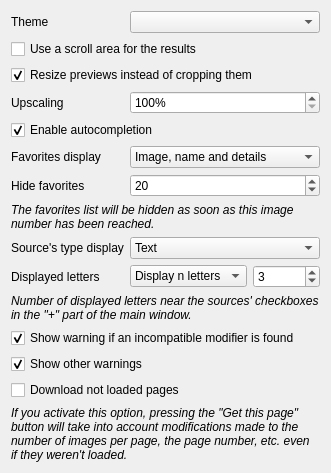
      <widget class="QWidget" name="pageInterface">
       <layout class="QFormLayout" name="formLayout_7">
        <property name="fieldGrowthPolicy">
         <enum>QFormLayout::AllNonFixedFieldsGrow</enum>
        </property>
        <item row="1" column="0" colspan="2">
         <widget class="QCheckBox" name="checkResultsScrollArea">
          <property name="text">
           <string>Use a scroll area for the results</string>
          </property>
         </widget>
        </item>
        <item row="2" column="0" colspan="2">
         <widget class="QCheckBox" name="checkResizeInsteadOfCropping">
          <property name="text">
           <string>Resize previews instead of cropping them</string>
          </property>
          <property name="checked">
           <bool>true</bool>
          </property>
         </widget>
        </item>
        <item row="3" column="0">
         <widget class="QLabel" name="labelThumbnailUpscale">
          <property name="text">
           <string>Upscaling</string>
          </property>
         </widget>
        </item>
        <item row="3" column="1">
         <widget class="QSpinBox" name="spinThumbnailUpscale">
          <property name="suffix">
           <string>%</string>
          </property>
          <property name="minimum">
           <number>100</number>
          </property>
          <property name="maximum">
           <number>1000</number>
          </property>
         </widget>
        </item>
        <item row="4" column="0" colspan="2">
         <widget class="QCheckBox" name="checkAutocompletion">
          <property name="text">
           <string>Enable autocompletion</string>
          </property>
          <property name="checked">
           <bool>true</bool>
          </property>
         </widget>
        </item>
        <item row="5" column="0">
         <widget class="QLabel" name="label_26">
          <property name="text">
           <string>Favorites display</string>
          </property>
         </widget>
        </item>
        <item row="5" column="1">
         <widget class="QComboBox" name="comboFavoritesDisplay">
          <item>
           <property name="text">
            <string>Image, name and details</string>
           </property>
          </item>
          <item>
           <property name="text">
            <string>Image and name</string>
           </property>
          </item>
          <item>
           <property name="text">
            <string>Image and details</string>
           </property>
          </item>
          <item>
           <property name="text">
            <string>Name and details</string>
           </property>
          </item>
          <item>
           <property name="text">
            <string>Image only</string>
           </property>
          </item>
          <item>
           <property name="text">
            <string>Name only</string>
           </property>
          </item>
          <item>
           <property name="text">
            <string>Details only</string>
           </property>
          </item>
         </widget>
        </item>
        <item row="6" column="0">
         <widget class="QLabel" name="label_39">
          <property name="text">
           <string>Hide favorites</string>
          </property>
         </widget>
        </item>
        <item row="6" column="1">
         <widget class="QSpinBox" name="spinHideFavorites">
          <property name="maximum">
           <number>1000</number>
          </property>
          <property name="value">
           <number>20</number>
          </property>
         </widget>
        </item>
        <item row="7" column="0" colspan="2">
         <widget class="QLabel" name="label_40">
          <property name="text">
           <string>&lt;i&gt;The favorites list will be hidden as soon as this image number has been reached.&lt;/i&gt;</string>
          </property>
          <property name="wordWrap">
           <bool>true</bool>
          </property>
         </widget>
        </item>
        <item row="8" column="0">
         <widget class="QLabel" name="label_41">
          <property name="text">
           <string>Source's type display</string>
          </property>
         </widget>
        </item>
        <item row="8" column="1">
         <widget class="QComboBox" name="comboSources">
          <item>
           <property name="text">
            <string>Text</string>
           </property>
          </item>
          <item>
           <property name="text">
            <string>Image</string>
           </property>
          </item>
          <item>
           <property name="text">
            <string>Image and text</string>
           </property>
          </item>
          <item>
           <property name="text">
            <string>Don't show</string>
           </property>
          </item>
         </widget>
        </item>
        <item row="9" column="0">
         <widget class="QLabel" name="label_42">
          <property name="text">
           <string>Displayed letters</string>
          </property>
         </widget>
        </item>
        <item row="9" column="1">
         <layout class="QHBoxLayout" name="horizontalLayout_9">
          <item>
           <widget class="QComboBox" name="comboSourcesLetters">
            <item>
             <property name="text">
              <string>Display n letters</string>
             </property>
            </item>
            <item>
             <property name="text">
              <string>Before first dot</string>
             </property>
            </item>
            <item>
             <property name="text">
              <string>Before last dot</string>
             </property>
            </item>
           </widget>
          </item>
          <item>
           <widget class="QSpinBox" name="spinSourcesLetters">
            <property name="minimum">
             <number>0</number>
            </property>
            <property name="maximum">
             <number>1000000</number>
            </property>
            <property name="value">
             <number>3</number>
            </property>
           </widget>
          </item>
         </layout>
        </item>
        <item row="10" column="0" colspan="2">
         <widget class="QLabel" name="label_43">
          <property name="text">
           <string>&lt;i&gt;Number of displayed letters near the sources' checkboxes in the &quot;+&quot; part of the main window.&lt;/i&gt;</string>
          </property>
          <property name="wordWrap">
           <bool>true</bool>
          </property>
         </widget>
        </item>
        <item row="11" column="0" colspan="2">
         <widget class="QCheckBox" name="checkShowTagWarning">
          <property name="text">
           <string>Show warning if an incompatible modifier is found</string>
          </property>
          <property name="checked">
           <bool>true</bool>
          </property>
         </widget>
        </item>
        <item row="12" column="0" colspan="2">
         <widget class="QCheckBox" name="checkShowWarnings">
          <property name="text">
           <string>Show other warnings</string>
          </property>
          <property name="checked">
           <bool>true</bool>
          </property>
         </widget>
        </item>
        <item row="13" column="0" colspan="2">
         <widget class="QCheckBox" name="checkGetUnloadedPages">
          <property name="text">
           <string>Download not loaded pages</string>
          </property>
         </widget>
        </item>
        <item row="14" column="0" colspan="2">
         <widget class="QLabel" name="label_66">
          <property name="text">
           <string>&lt;i&gt;If you activate this option, pressing the &quot;Get this page&quot; button will take into account modifications made to the number of images per page, the page number, etc. even if they weren't loaded.&lt;/i&gt;</string>
          </property>
          <property name="wordWrap">
           <bool>true</bool>
          </property>
         </widget>
        </item>
        <item row="0" column="0">
         <widget class="QLabel" name="labelTheme">
          <property name="text">
           <string>Theme</string>
          </property>
         </widget>
        </item>
        <item row="0" column="1">
         <widget class="QComboBox" name="comboTheme"/>
        </item>
       </layout>
      </widget>
